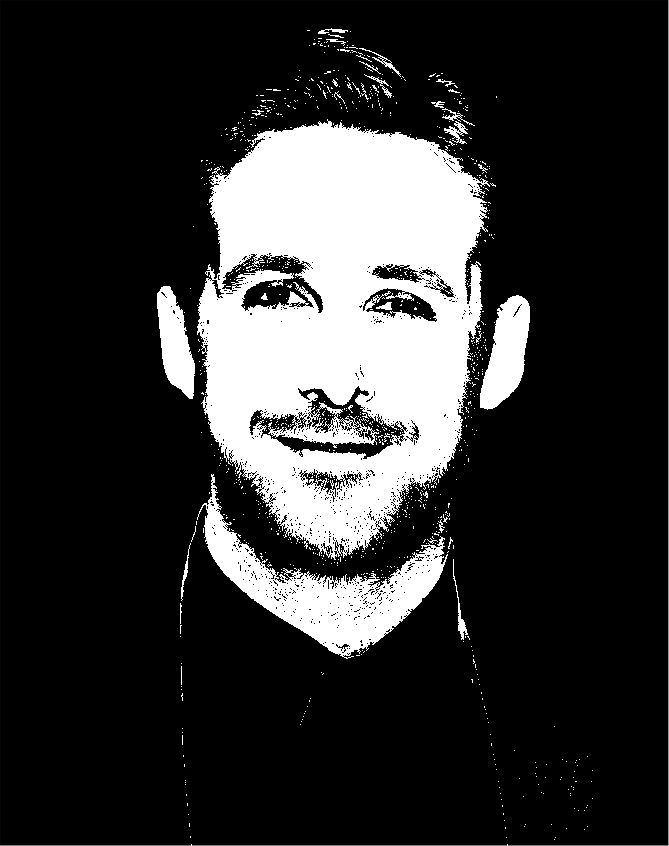
#> input picture szyfry_blokowe/plain.bmp, 669 x 846 px
$ python block.py
#> lines starting #> are read from the running program, lines starting #| are printed output that depends on the picture; after the words box and inside, x2 and y2 are one past the last pixel; in counts of white or black regions, pixels touching at a corner belong together
import hashlib
import random
from PIL import Image

# Agata Bartczak 285755

class ImageEncryptor:
    def __init__(self, input_image_path, block_size):
#> called with input_image_path = 'plain.bmp', block_size = 8
        self.input_image = Image.open(input_image_path).convert('L')
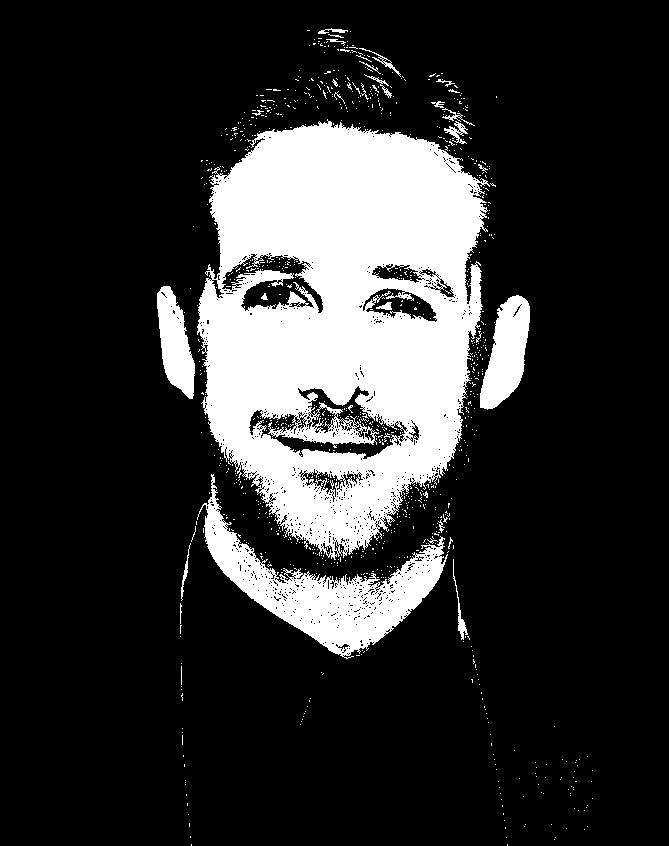
#> self.input_image: PIL image 669x846 L; 19% white; 927 white regions (898 under 20 px), largest, box (x1, y1, x2, y2) and area: (197, 119, 490, 560) 85343, (197, 474, 448, 659) 12665, (480, 295, 530, 410) 3522
        self.block_size = block_size
        self.image_data = self.input_image.tobytes()
        self.size = self.input_image.size
#> self.size = (669, 846)
        self.key = self._random_key()

    def _random_key(self):
        return bytearray([random.randint(0, 255) for _ in range(self.block_size ** 2)])

    def _take_block(self, x, y):
        block = bytearray(self.block_size * self.block_size)
        for i in range(self.block_size):
            for j in range(self.block_size):
                pos = (x + i) * self.size[1] + y + j
                if pos < self.size[0] * self.size[1]:
                    block[i * self.block_size + j] = self.image_data[pos]
        return block

    def _build_block(self, encrypted, x, y, encrypted_block):
        for i in range(self.block_size):
            for j in range(self.block_size):
                elem = encrypted_block[i * self.block_size + j]
                pos = (x + i) * self.size[1] + y + j
                if pos < self.size[0] * self.size[1]:
                    encrypted[pos] = elem

    def save_image(self, encrypted_image, path):
#> called with path = 'ecb_crypto.bmp'
        img = Image.new('L', self.size)
#> img: PIL image 669x846 L; every value is 0
        img.frombytes(bytes(encrypted_image))
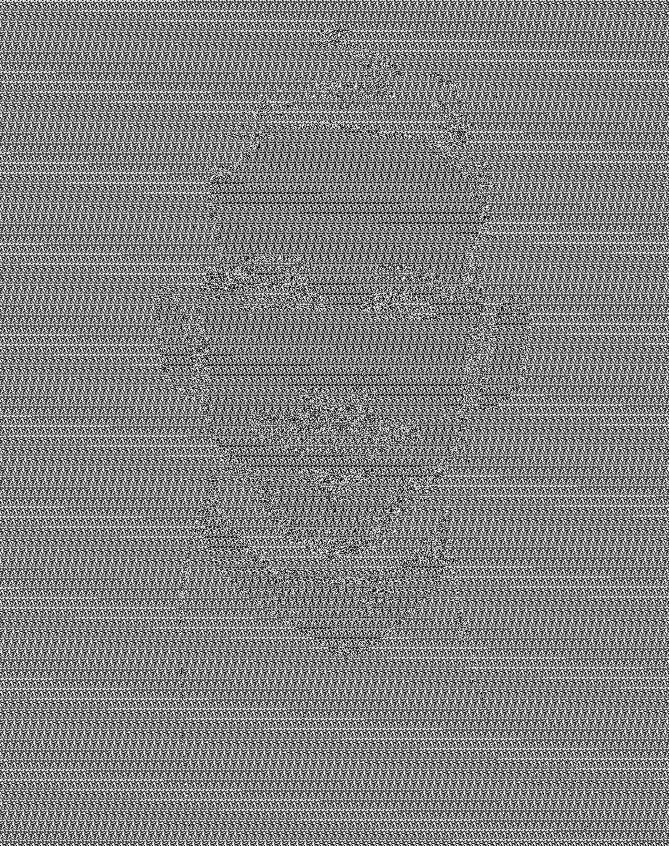
#> img: PIL image 669x846 L; min 0, max 255, mean 130.1
        img.save(path)

    def ecb_encrypt(self):
        encrypted_image = bytearray(self.size[0] * self.size[1])
        for x in range(0, self.size[0], self.block_size):
            for y in range(0, self.size[1], self.block_size):
                encrypted_block = self._encrypt_block(self._take_block(x, y))
                self._build_block(encrypted_image, x, y, encrypted_block)
        return encrypted_image

    def cbc_encrypt(self):
        initialization_vector = bytearray([random.randint(0, 255) for _ in range(self.block_size * self.block_size)])
        hash_obj = hashlib.shake_256()
        encrypted_image = bytearray(self.size[0] * self.size[1])
        for x_position in range(0, self.size[0], self.block_size):
            for y_position in range(0, self.size[1], self.block_size):
                block = self._take_block(x_position, y_position)
                encrypted_block = self._encrypt_block(block)
                xor_result = bytearray([x ^ y for x, y in zip(encrypted_block, initialization_vector)])
                hash_obj.update(xor_result + self.key)
                initialization_vector = hash_obj.digest(self.block_size * self.block_size)
                self._build_block(encrypted_image, x_position, y_position, xor_result)
        return encrypted_image

    def _encrypt_block(self, block):
        return bytearray([x ^ y for x, y in zip(block, self.key)])


encryptor = ImageEncryptor(input_image_path="plain.bmp", block_size=8)

encryptor.save_image(encryptor.ecb_encrypt(), 'ecb_crypto.bmp')
encryptor.save_image(encryptor.cbc_encrypt(), 'cbc_crypto.bmp')
#> call 2 of save_image, with path = 'cbc_crypto.bmp'
#> in save_image (call 2), `img.frombytes(bytes(encrypted_image))`:
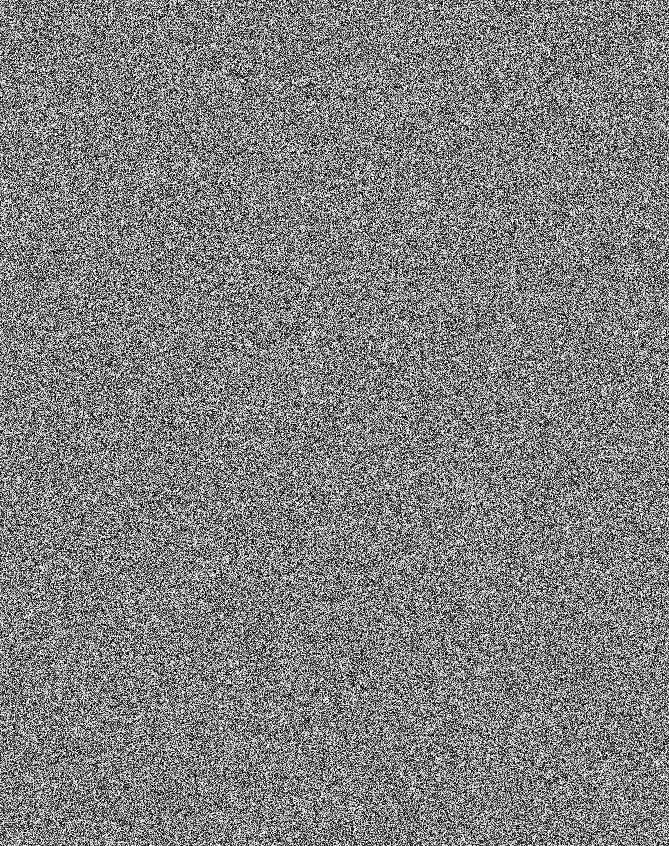
#> img: PIL image 669x846 L; min 0, max 255, mean 127.4
